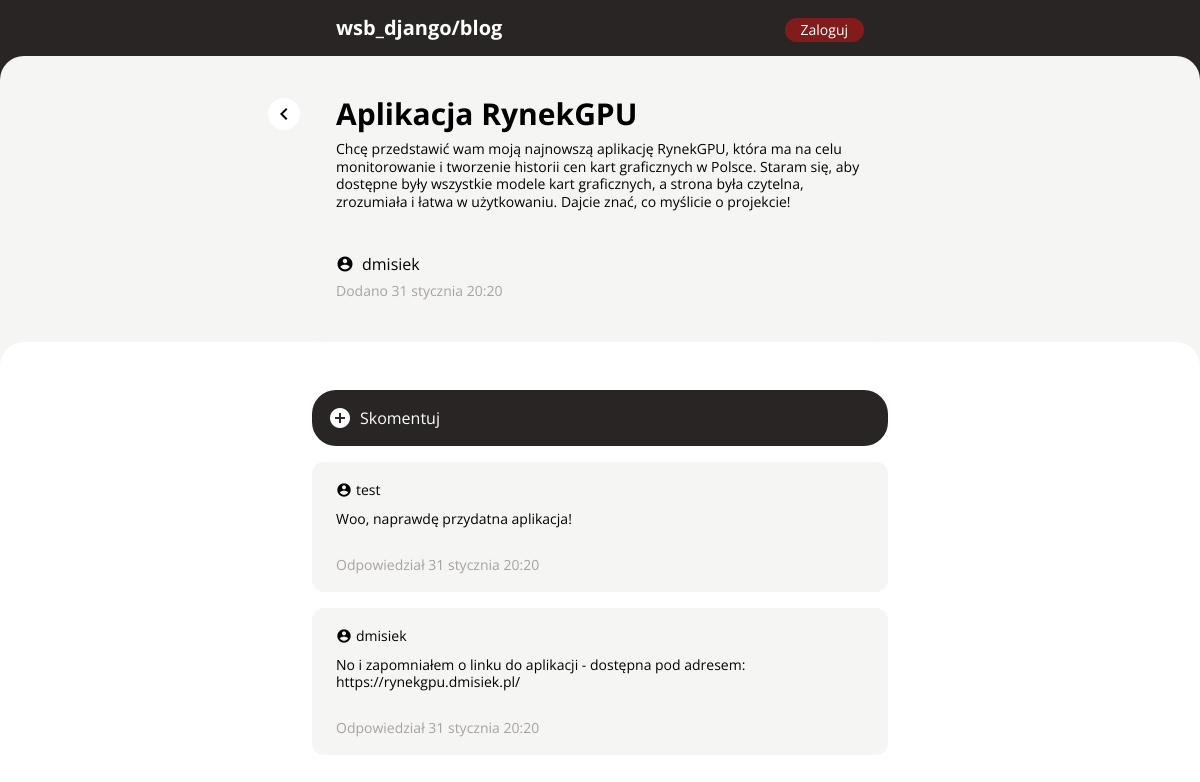
Screenshot of /9 with the database file from the repository.
### blog/models.py (models this page shows)
class Post(models.Model):
    id = models.AutoField(primary_key=True)
    title = models.CharField(max_length=250)
    content = models.TextField()
    author = models.ForeignKey(User, null=True, on_delete=models.CASCADE)
    created_at = models.DateTimeField(auto_now_add=True)
    updated_at = models.DateTimeField(auto_now=True)

class Comment(models.Model):
    id = models.AutoField(primary_key=True)
    content = models.TextField()
    author = models.ForeignKey(User, null=True, on_delete=models.CASCADE)
    post = models.ForeignKey(Post, on_delete=models.CASCADE)
    created_at = models.DateTimeField(auto_now_add=True)
    updated_at = models.DateTimeField(auto_now=True)

### blog/views.py (the view, shortened to what this page needs)
# urls.py: path('<int:pk>', views.post_show, name='post.show'),
def post_show(request, pk):
    post = Post.objects.get(id=pk)
    comments = Comment.objects.filter(post=post).order_by('-created_at')
    context = {
        'post': post,
        'comments': comments,
        'form': None,
    }
    return render(request, 'post_show.html', context)

### blog/templates/post_show.html (shortened to what this page needs)
{% extends "base.html" %}
{% load i18n %}
{% block content %}
    <div class="w-full bg-stone-800">
        <div class="w-full h-full bg-stone-100 rounded-t-3xl flex pt-10">
            <div class="flex-1 flex justify-end pt-0.5">
                <a href="/"
                   class="w-8 h-8 bg-white rounded-full flex items-center justify-center cursor-pointer mr-3">
                    <i class="select-none">chevron_left</i>
                </a>
            </div>
            <div class="w-full max-w-xl">
                <div class="w-full bg-stone-100 rounded-xl px-6 pb-10">
                    <h2 class="text-3xl font-bold">{{ post.title }}</h2>
                    <p class="mt-2 text-sm leading-tight mb-10">{{ post.content }}</p>
                    <div class="flex items-center gap-x-2 select-none">
                        <i class="text-lg">account_circle</i>
                        <span>{{ post.author }}</span>
                    </div>
                    {% language 'pl' %}
                        <span class="text-stone-400 text-sm">Dodano {{ post.updated_at | date:"j E G:H"}}</span>
                    {% endlanguage %}
                </div>
            </div>
            <div class="flex-1 flex flex-col gap-y-3 pt-0.5">
            </div>
        </div>
    </div>
    <div class="w-full bg-stone-100 h-12">
        <div class="w-full h-full bg-white rounded-t-3xl"></div>
    </div>
    {% if form is None %}
        <form method="POST" class="hover:scale-105 duration-200">
            <button type="submit" class="bg-stone-800 rounded-3xl p-4 flex items-center gap-x-2 w-full max-w-xl mx-auto text-white">
                <i>add_circle</i>
                Skomentuj
            </button>
        </form>
    {% endif %}
    <div class="w-full max-w-xl mx-auto flex flex-col gap-y-4">
        {% for comment in comments %}
            <div class=" bg-stone-100 px-6 py-4 rounded-xl">
                <div class="flex items-center gap-x-1">
                    <i class="text-base">account_circle</i>
                    <span class="text-sm">{{ comment.author }}</span>
                </div>
                <p class="text-sm leading-tight mt-2 mb-6">{{ comment.content }}</p>
                {% language 'pl' %}
                    <span class="text-stone-400 text-sm">Odpowiedział {{ comment.created_at | date:"j E G:H"}}</span>
                {% endlanguage %}
            </div>
        {% endfor %}
    </div>
{% endblock %}

### blog/templates/base.html (shortened to what this page needs)
<!DOCTYPE html>
<html lang="en">
  <head>
    <script src="https://cdn.tailwindcss.com?plugins=forms,typography,aspect-ratio,line-clamp"></script>
  </head>
  <body class="pb-36">
    <nav class="h-14 bg-stone-800 text-white flex items-center justify-center sticky top-0 z-50">
      <div class="w-full max-w-xl flex justify-between px-6">
        <a href="/" class="font-bold text-xl">wsb_django/blog</a>
        <div class="flex items-end">
          {% if request.user.is_authenticated %}
            <div class="bg-stone-600 rounded-full px-2 flex items-center justify-center gap-x-1.5 h-6 relative z-10">
              <i class="text-sm text-white">account_circle</i>
              <span class="font-semibold text-sm">{{ request.user.username }}</span>
            </div>
            <a href="/logout"
               class="bg-red-800/80  rounded-r-full px-4 pl-5 py-1 text-white flex items-center w-max text-sm gap-x-2 text-sm h-6
                          relative before:w-6 before:h-6 before:bg-stone-800 before:content-[''] before:absolute before:-left-3.5 before:rounded-r-full">
              Wyloguj
            </a>
          {% else %}
            <a href="/login"
               class="bg-red-800/80 rounded-full px-4 py-1 text-white flex items-center w-max text-sm gap-x-2 h-6">
              Zaloguj
            </a>
          {% endif %}
        </div>
      </div>
    </nav>
    <main>
      {% block content %} {% endblock %}
    </main>
  </body>
</html>

### blog/templates/base.html (style rules this page uses)
*:not(i) { font-family: 'Open Sans', sans-serif; }
i { font-family: 'Material Icons'; font-weight: normal; font-style: normal; font-size: 24px; line-height: 1; letter-spacing: normal; text-transform: none; display: inline-block; white-space: nowrap; word-wrap: normal; direction: ltr; -webkit-font-feature-settings: 'liga'; -webkit-font-smoothing: antialiased; }

### rows the page displays
Post: title "Aplikacja RynekGPU", content "Chcę przedstawić wam moją najnowszą aplikację RynekGPU, która ma na celu monitorowanie i tworzenie historii cen kart graficznych w Polsce. Staram się, aby dostępne były wszystkie modele kart graficznych, a strona była czytelna, zrozumiała i łatwa w użytkowaniu. Dajcie znać, co myślicie o projekcie!", author "dmisiek", updated_at "31 stycznia 20:20"
Comment: author "test", content "Woo, naprawdę przydatna aplikacja!", created_at "31 stycznia 20:20"
Comment: author "dmisiek", content "No i zapomniałem o linku do aplikacji - dostępna pod adresem: https://rynekgpu.dmisiek.pl/", created_at "31 stycznia 20:20"
